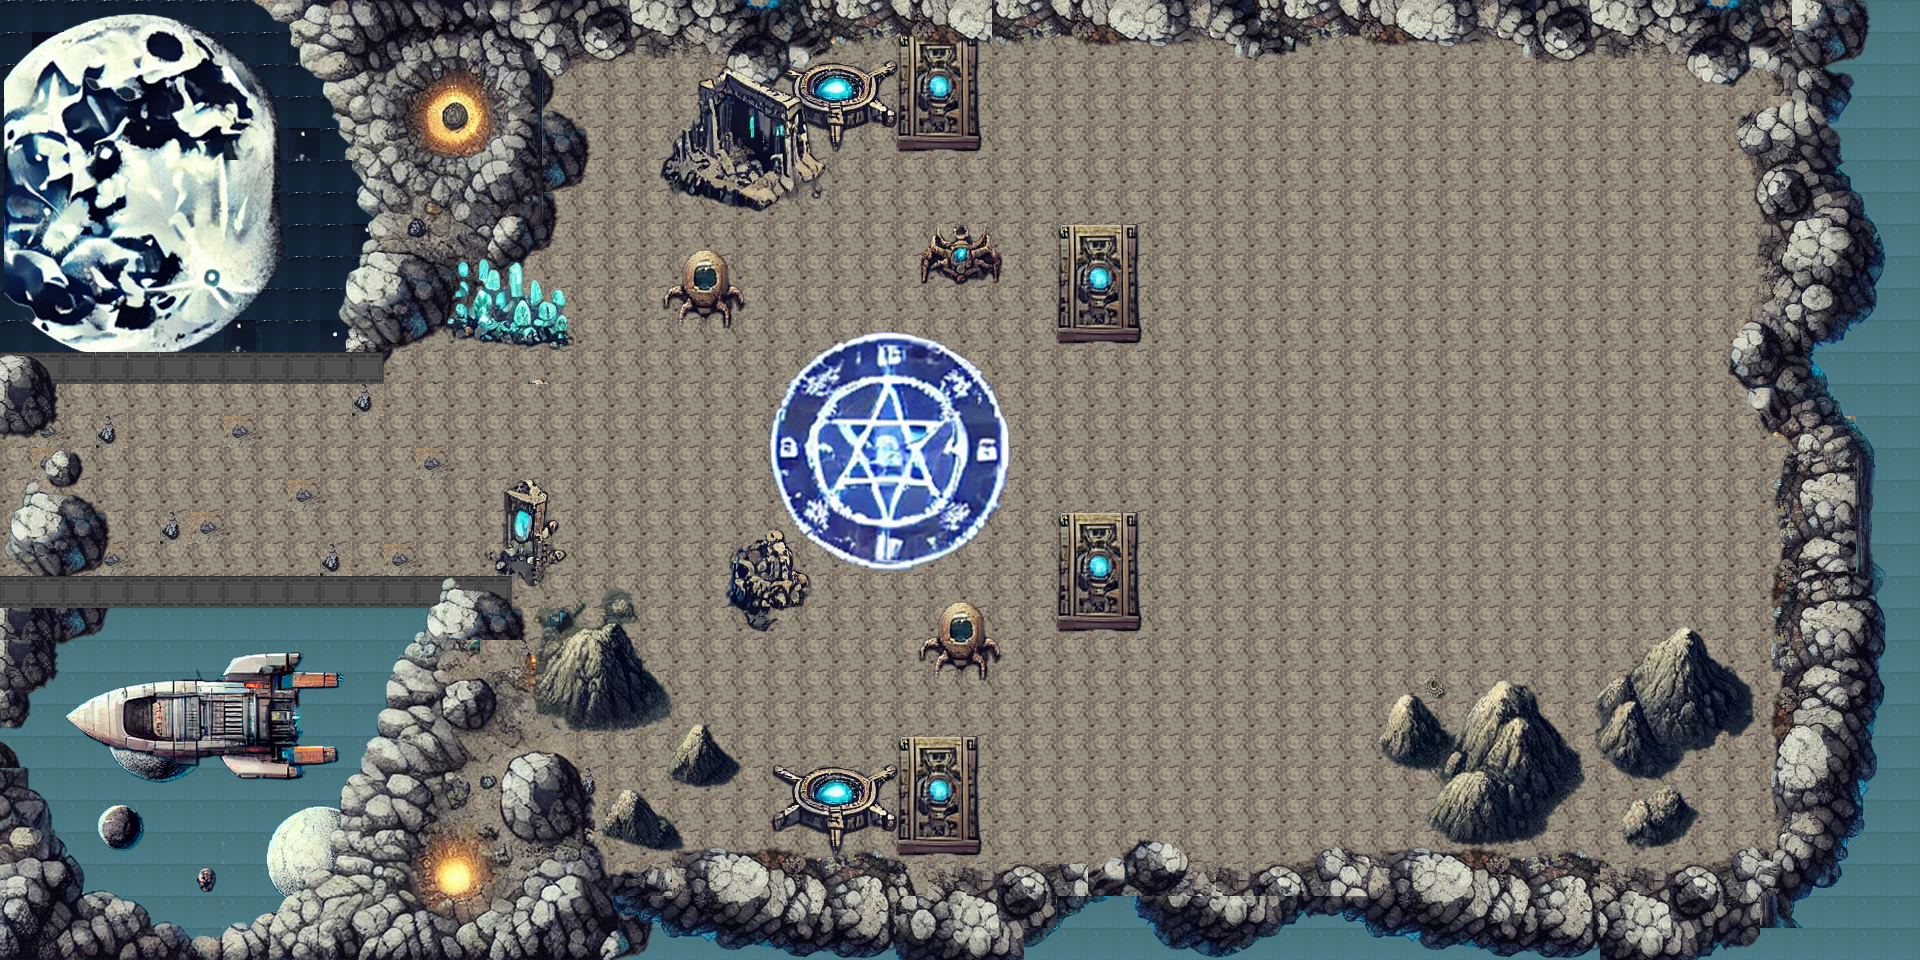

The image is a tile-based game level rendered from a .tmx file. Its description and source (layers, tilesets, objects; grid data summarised) follow:
An orthogonal 60x30 tile map with 32x32 px tiles, 12 tile layers (Espacio, Planetas, Suelo, Suelo ruinas, ...), 3 tilesets and 33 objects (33x obstaculo).

<map version="1.10" tiledversion="1.11.2" orientation="orthogonal" renderorder="right-down" width="60" height="30" tilewidth="32" tileheight="32" infinite="0" nextlayerid="33" nextobjectid="60">
 <tileset firstgid="1" name="tiled" tilewidth="32" tileheight="32" tilecount="1024" columns="32">
  <image source="tiled.png" width="1024" height="1024" />
 </tileset>
 <tileset firstgid="1025" name="Rocas+" tilewidth="32" tileheight="32" tilecount="1024" columns="32">
  <image source="Rocas+.png" width="1024" height="1024" />
 </tileset>
 <tileset firstgid="2049" name="Ruinas" tilewidth="32" tileheight="32" tilecount="1024" columns="32">
  <image source="Ruinas.png" width="1024" height="1024" />
 </tileset>
 <layer id="2" name="Espacio" width="60" height="30">
  <data>[1800 cells, 564 non-empty, 5 distinct tile ids]</data>
 </layer>
 <layer id="3" name="Planetas" width="60" height="30">
  <data>[1800 cells, 131 non-empty, 119 distinct tile ids]</data>
 </layer>
 <layer id="5" name="Suelo" width="60" height="30">
  <data>[1800 cells, 1335 non-empty, 12 distinct tile ids]</data>
 </layer>
 <layer id="14" name="Suelo ruinas" width="60" height="30">
  <data>[1800 cells, 0 non-empty, 0 distinct tile ids]</data>
 </layer>
 <layer id="17" name="Torres ruinas" width="60" height="30">
  <data>[1800 cells, 16 non-empty, 16 distinct tile ids]</data>
 </layer>
 <layer id="21" name="Cristales espaciales" width="60" height="30">
  <data>[1800 cells, 41 non-empty, 21 distinct tile ids]</data>
 </layer>
 <layer id="9" name="Rocas1" width="60" height="30">
  <data>[1800 cells, 208 non-empty, 186 distinct tile ids]</data>
 </layer>
 <layer id="6" name="Muro" width="60" height="30">
  <data>[1800 cells, 274 non-empty, 195 distinct tile ids]</data>
 </layer>
 <layer id="4" name="Rocas" width="60" height="30">
  <data>[1800 cells, 426 non-empty, 425 distinct tile ids]</data>
 </layer>
 <layer id="10" name="Rocas2" width="60" height="30">
  <data>[1800 cells, 116 non-empty, 100 distinct tile ids]</data>
 </layer>
 <layer id="8" name="Naves" width="60" height="30">
  <data>[1800 cells, 197 non-empty, 197 distinct tile ids]</data>
 </layer>
 <layer id="13" name="Objetos" width="60" height="30">
  <data>[1800 cells, 20 non-empty, 20 distinct tile ids]</data>
 </layer>
 <objectgroup id="30" name="Obstaculos">
  <object id="2" type="obstaculo" x="0.833333" y="354.5" width="382.333" height="26.5">
   <properties>
    <property name="type" value="obstaculo" />
   </properties>
  </object>
  <object id="3" type="obstaculo" x="7.5" y="492" width="99" height="83">
   <properties>
    <property name="type" value="obstaculo" />
   </properties>
   <ellipse />
  </object>
  <object id="4" type="obstaculo" x="0" y="356" width="55.5" height="80.5">
   <properties>
    <property name="type" value="obstaculo" />
   </properties>
   <ellipse />
  </object>
  <object id="5" type="obstaculo" x="45" y="451" width="35" height="33.5">
   <properties>
    <property name="type" value="obstaculo" />
   </properties>
   <ellipse />
  </object>
  <object id="6" type="obstaculo" x="0.416667" y="577.25" width="508.25" height="30.5">
   <properties>
    <property name="type" value="obstaculo" />
   </properties>
  </object>
  <object id="12" type="obstaculo" x="486.5" y="546" width="83" height="29">
   <properties>
    <property name="type" value="obstaculo" />
   </properties>
  </object>
  <object id="13" type="obstaculo" x="899" y="834" width="85" height="24">
   <properties>
    <property name="type" value="obstaculo" />
   </properties>
  </object>
  <object id="14" type="obstaculo" x="1059" y="614" width="90" height="25">
   <properties>
    <property name="type" value="obstaculo" />
   </properties>
  </object>
  <object id="15" type="obstaculo" x="1059" y="321" width="87" height="27">
   <properties>
    <property name="type" value="obstaculo" />
   </properties>
  </object>
  <object id="16" type="obstaculo" x="899" y="106" width="82" height="43">
   <properties>
    <property name="type" value="obstaculo" />
   </properties>
  </object>
  <object id="17" type="obstaculo" x="540" y="676" width="107" height="50">
   <properties>
    <property name="type" value="obstaculo" />
   </properties>
   <ellipse />
  </object>
  <object id="18" type="obstaculo" x="676" y="766" width="56" height="27">
   <properties>
    <property name="type" value="obstaculo" />
   </properties>
   <ellipse />
  </object>
  <object id="19" type="obstaculo" x="580" y="813" width="79" height="44">
   <properties>
    <property name="type" value="obstaculo" />
   </properties>
   <ellipse />
  </object>
  <object id="20" type="obstaculo" x="366.667" y="606.667" width="180" height="338">
   <properties>
    <property name="type" value="obstaculo" />
   </properties>
   <ellipse />
  </object>
  <object id="22" type="obstaculo" x="797" y="67" width="88" height="55">
   <properties>
    <property name="type" value="obstaculo" />
   </properties>
   <ellipse />
  </object>
  <object id="23" type="obstaculo" x="677" y="130" width="145" height="71">
   <properties>
    <property name="type" value="obstaculo" />
   </properties>
  </object>
  <object id="24" type="obstaculo" x="677" y="289" width="53" height="29">
   <properties>
    <property name="type" value="obstaculo" />
   </properties>
   <ellipse />
  </object>
  <object id="25" type="obstaculo" x="928" y="264" width="61" height="21">
   <properties>
    <property name="type" value="obstaculo" />
   </properties>
   <ellipse />
  </object>
  <object id="26" type="obstaculo" x="934" y="646" width="54" height="23">
   <properties>
    <property name="type" value="obstaculo" />
   </properties>
   <ellipse />
  </object>
  <object id="27" type="obstaculo" x="741" y="574" width="53" height="32">
   <properties>
    <property name="type" value="obstaculo" />
   </properties>
   <ellipse />
  </object>
  <object id="28" type="obstaculo" x="541" y="860" width="1354.33" height="95.3333">
   <properties>
    <property name="type" value="obstaculo" />
   </properties>
  </object>
  <object id="29" type="obstaculo" x="562.667" y="4.66667" width="1265.33" height="53.3333">
   <properties>
    <property name="type" value="obstaculo" />
   </properties>
  </object>
  <object id="30" type="obstaculo" x="1770" y="405" width="124" height="451">
   <properties>
    <property name="type" value="obstaculo" />
   </properties>
  </object>
  <object id="33" type="obstaculo" x="1739" y="62.3333" width="128" height="256.667">
   <properties>
    <property name="type" value="obstaculo" />
   </properties>
  </object>
  <object id="34" type="obstaculo" x="1724" y="324.667" width="126" height="74">
   <properties>
    <property name="type" value="obstaculo" />
   </properties>
   <ellipse />
  </object>
  <object id="36" type="obstaculo" x="1609" y="677" width="134" height="52">
   <properties>
    <property name="type" value="obstaculo" />
   </properties>
   <ellipse />
  </object>
  <object id="37" type="obstaculo" x="1446" y="718" width="105" height="120">
   <properties>
    <property name="type" value="obstaculo" />
   </properties>
   <ellipse />
  </object>
  <object id="38" type="obstaculo" x="1381" y="736" width="60" height="27">
   <properties>
    <property name="type" value="obstaculo" />
   </properties>
   <ellipse />
  </object>
  <object id="39" type="obstaculo" x="1630" y="806" width="53" height="36">
   <properties>
    <property name="type" value="obstaculo" />
   </properties>
   <ellipse />
  </object>
  </objectgroup>
</map>
<!-- 4 of 33 objects omitted -->